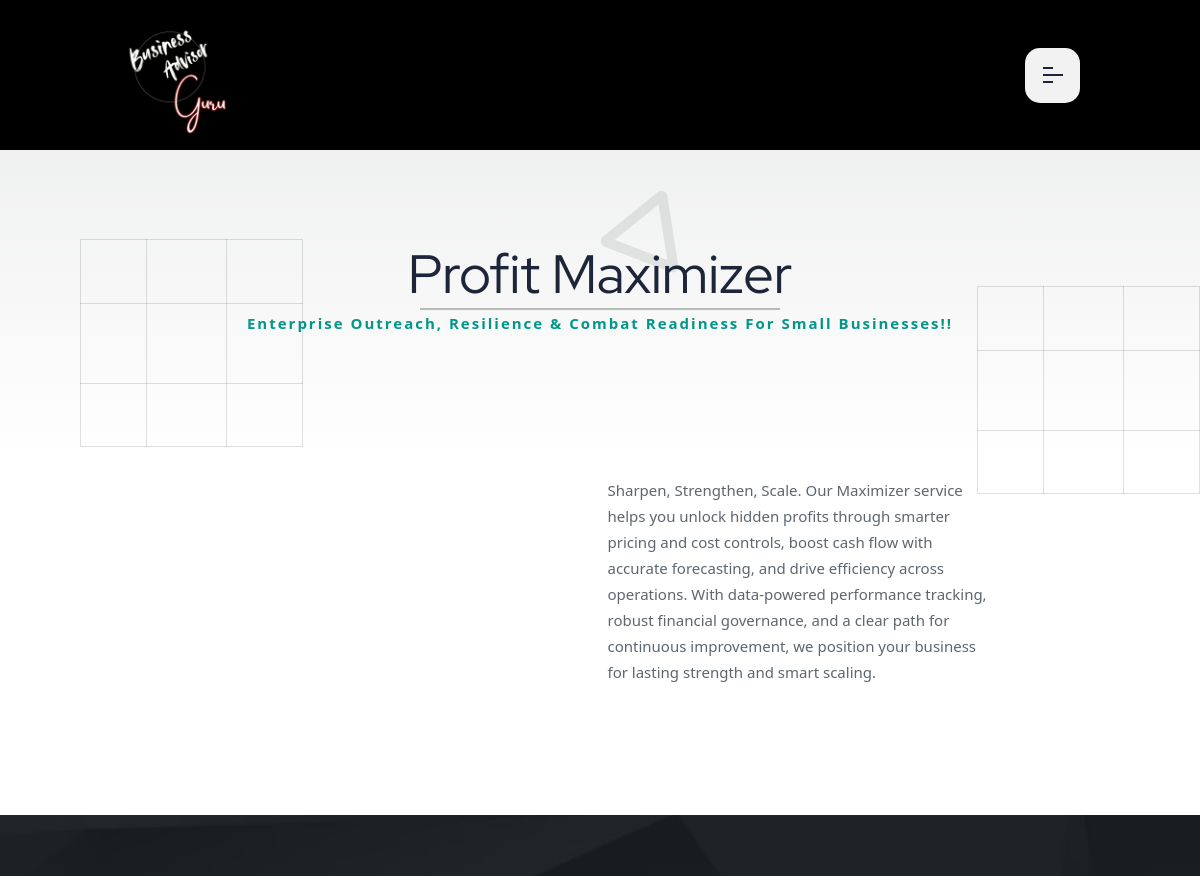
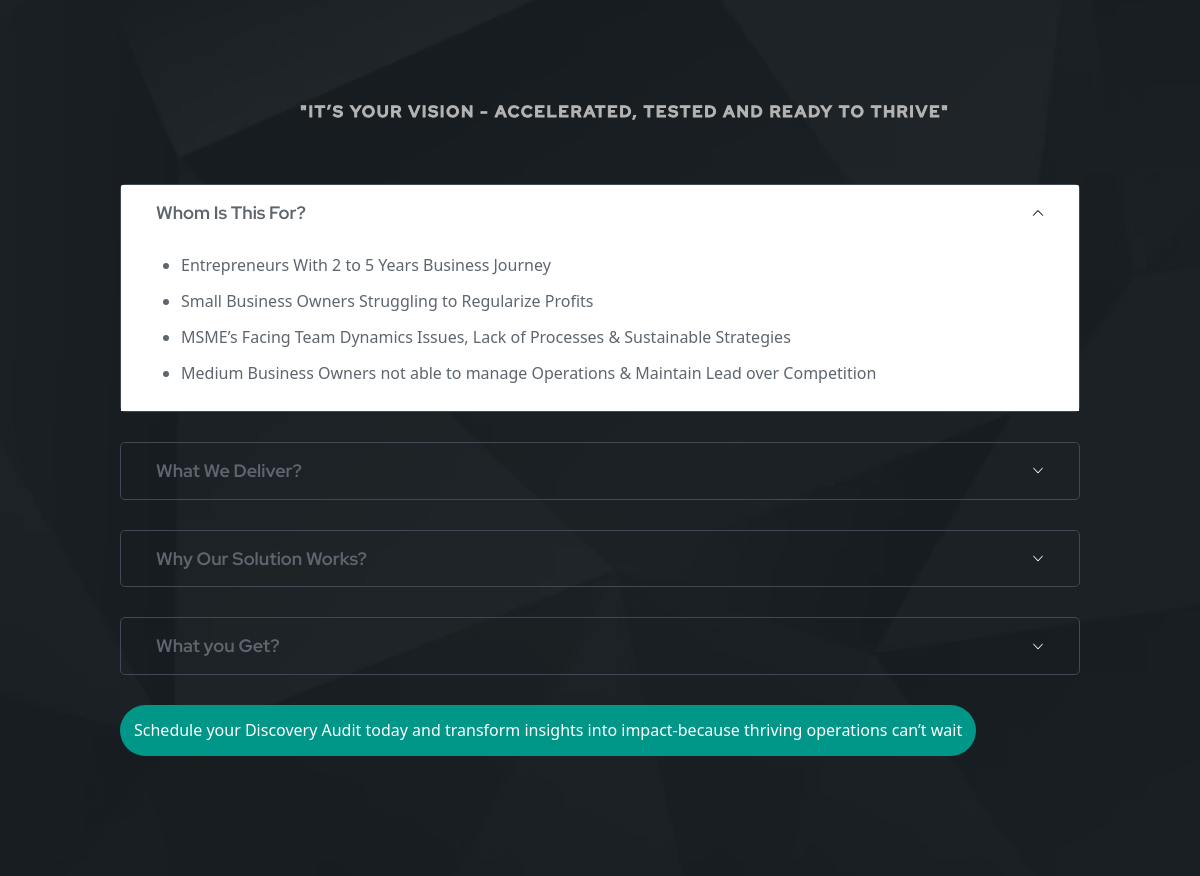
The page /auditor.php?data=68566241846fc on the database its author committed (2 pictures, top to bottom).
### tables this page shows
CREATE TABLE `category` (
  `id` int(11) NOT NULL,
  `category` varchar(100) NOT NULL,
  `sub_category` varchar(100) NOT NULL,
  `uniqid` varchar(100) NOT NULL,
  `created_at` datetime NOT NULL
);

CREATE TABLE `products` (
  `id` int(11) NOT NULL,
  `img` varchar(1024) NOT NULL,
  `dec` longtext NOT NULL,
  `price` longtext NOT NULL,
  `category` varchar(255) NOT NULL,
  `created_at` datetime NOT NULL
);

CREATE TABLE `our` (
  `id` int(11) NOT NULL,
  `whom` varchar(1024) NOT NULL,
  `deliver` varchar(1024) NOT NULL,
  `solution` varchar(1024) NOT NULL,
  `get` varchar(1024) NOT NULL,
  `category` varchar(255) NOT NULL,
  `created_at` datetime NOT NULL
);

### libs/Operations.class.php (called while the page is built, shortened)
<?php
class Operations
{
    public static function getProductWhere()
    {
        $cate = $_GET['data'];
        $conn = Database::getConnect();
        $sql = "SELECT * FROM `products` WHERE `category` = '$cate'";
        $result = $conn->query($sql);
        return $result ? $result->fetch_assoc() : null;
    }
    public static function getOur()
    {
        $getID = $_GET['data'];
        $conn = Database::getConnect();
        $sql = "SELECT * FROM `our` WHERE `category` = '$getID'";
        $result = $conn->query($sql);
        return $result ? $result->fetch_assoc() : null;
    }
}
?>

### auditor.php (the view, shortened to what this page needs)
<?php
    $conn = Database::getConnect();
    $pro = Operations::getProductWhere();
    $our = Operations::getOur();
    $cate = $pro['category'];
    $qry = $conn->query("SELECT * FROM `category` where `uniqid` = '$cate' ")->fetch_array();
?>
<!DOCTYPE html>
<html lang="en">
    <head>
        <?php include "temp/head.php" ?>
    </head>
    <body>
        <?php include "temp/header.php" ?>
        <div class="page-wrapper radious-none-button">
            <div class="rts-breadcrumb-area bg-white">
                <div class="container">
                    <div class="row">
                        <div class="col-lg-12" style="margin-top: 10rem;">
                            <div class="title-area-left center">
                                <span class="bg-title"><?= $qry['category'] ?></span>
                                <h1 class="title rts-text-anime-style-1">
                                    <?= $qry['category'] ?>
                                </h1>
                                <hr style="border: 1px solid #000; width: 36rem; place-self: center;">
                                <p class="disc" style="color: #009688;">
                                    <b style="letter-spacing: 2px;"><?= $qry['sub_category'] ?></b>
                                </p>
                            </div>
                        </div>
                    </div>
                </div>
                <div class="shape-area">
                    <img src="assets/images/about/shape/01.png" alt="shape" class="one" />
                    <img src="assets/images/about/shape/02.png" alt="shape" class="two" />
                    <img src="assets/images/about/shape/03.png" alt="shape" class="three" />
                </div>
            </div>
            <div class="rts-about-five-area rts-section-gapBottom bg-white pb-100">
                <div class="container-full">
                    <div class="row align-items-center">
                        <div class="col-lg-6 mt_md--30 mt_sm--30">
                            <div class="about-content-inner-five">
                                <div class="inner-about-home-7">
                                    <p class="mb-3"><?= $pro['dec'] ?></p>
                                </div>
                            </div>
                        </div>
                    </div>
                </div>
            </div>
            <div class="rts-faq-area rts-section-gap faq-bg-one bg_image">
                <div class="container">
                    <div class="row align-items-center">
                        <div class="col">
                            <div class="faq-main-wrapper-content-inner-four">
                                <div class="title-style-four left">
                                    <h2 class="title" style="justify-self: center; color: #b5b5b5; letter-spacing: 2px; font-size: 16px;">"It’s your vision - accelerated, tested and ready to thrive"</h2>
                                </div>
                                <div class="accordion mt--40" id="accordionExample">
                                    <div class="accordion-item">
                                        <h2 class="accordion-header">
                                            <button class="accordion-button" type="button" data-bs-toggle="collapse" data-bs-target="#collapseZero" aria-expanded="true" aria-controls="collapseZero">
                                                Whom Is This For?
                                            </button>
                                        </h2>
                                        <div id="collapseZero" class="accordion-collapse collapse show" data-bs-parent="#accordionExample">
                                            <div class="accordion-body" style="padding-left: 60px;">
                                                <?= $our['whom'] ?>
                                            </div>
                                        </div>
                                    </div>
                                    <div class="accordion-item">
                                        <h2 class="accordion-header">
                                            <button class="accordion-button collapsed" type="button" data-bs-toggle="collapse" data-bs-target="#collapseOne" aria-expanded="false" aria-controls="collapseOne">
                                                What We Deliver?
                                            </button>
                                        </h2>
                                    </div>
                                    <div class="accordion-item">
                                        <h2 class="accordion-header">
                                            <button class="accordion-button collapsed" type="button" data-bs-toggle="collapse" data-bs-target="#collapseTwo" aria-expanded="false" aria-controls="collapseTwo">
                                                Why Our Solution Works?
                                            </button>
                                        </h2>
                                    </div>
                                    <div class="accordion-item">
                                        <h2 class="accordion-header">
                                            <button class="accordion-button collapsed" type="button" data-bs-toggle="collapse" data-bs-target="#collapseThree" aria-expanded="false" aria-controls="collapseThree">
                                                What you Get?
                                            </button>
                                        </h2>
                                    </div>
                                    <button type="button" data-bs-toggle="modal" data-bs-target="#businessaud" class="btn-primary btn-white" style="border-radius: 4rem; padding: 14px; width: auto; background: #009688; color: #FFF !important; border: none;">
                                        Schedule your Discovery Audit today and transform insights into impact-because thriving operations can’t wait
                                    </button>
                                </div>
                            </div>
                        </div>
                    </div>
                </div>
            </div>
        </div>
    </body>
</html>

### assets/css/app.css (style rules this page uses)
html { -moz-tab-size: 4; -o-tab-size: 4; tab-size: 4; line-height: 1.15; -webkit-text-size-adjust: 100%; }
body { margin: 0; font-family: system-ui, -apple-system, Segoe UI, Roboto, Helvetica, Arial, sans-serif, Apple Color Emoji, Segoe UI Emoji; }
hr { height: 0; color: inherit; }
b, strong { font-weight: bolder; }
button, input, optgroup, select, textarea { font-family: inherit; font-size: 100%; line-height: 1.15; margin: 0; }
button, select { text-transform: none; }
[type="button"], [type="reset"], [type="submit"], button { -webkit-appearance: button; }
blockquote, dd, dl, figure, h1, h2, h3, h4, h5, h6, hr, p, pre { margin: 0; }
button { background-color: transparent; background-image: none; }
fieldset, ol, ul { margin: 0; padding: 0; }
ol, ul { list-style: none; }
html { font-family: Montserrat, ui-sans-serif, system-ui, -apple-system, BlinkMacSystemFont, Segoe UI, Helvetica Neue, Arial, Noto Sans, sans-serif, Apple Color Emoji, Segoe UI Emoji, Segoe UI Symbol, Noto Color Emoji; line-height: 1.4; }
body { font-family: inherit; line-height: inherit; }
hr { border-top-width: 1px; }
img { border-style: solid; }
[role="button"], button { cursor: pointer; }
h1, h2, h3, h4, h5, h6 { font-size: inherit; font-weight: inherit; }
button, input, optgroup, select, textarea { padding: 0; line-height: inherit; color: inherit; font-family: inherit; }
audio, canvas, embed, iframe, img, object, svg, video { display: block; vertical-align: middle; }
img, video { max-width: 100%; height: auto; place-self: center; }
body { position: relative; background: #101010; color: #fff; }
.container { margin: 0 auto; width: 100%; padding: 0 16px; }
@media screen and (min-width: 768px) { .container { max-width: 680px; padding: 0; } }
@media screen and (min-width: 992px) { .container { max-width: 960px; } }

### auditor.php (style rules this page uses)
ul { list-style: disc; }

### temp/header.php (style rules this page uses)
.btn-primary { background-color: #009688; border-color: #009688; }

### rows shown on the page
category: category "Profit Maximizer", sub_category "Enterprise Outreach, Resilience & Combat Readiness For Small Businesses!!"
products: dec "Sharpen, Strengthen, Scale. Our Maximizer service helps you unlock hidden profits through smarter pricing and cost controls, boost cash flow with accurate forecasting, and drive efficiency across operations. With data-powered performance tracking, robust financial governance, and a clear path for continuous improvement, we position your business for lasting strength and smart scaling."
our: whom "Entrepreneurs With 2 to 5 Years Business Journey Small Business Owners Struggling to Regularize Profits MSME’s Facing Team Dynamics Issues, Lack of Processes & Sustainable Strategies Medium Business Owners not able to manage Operations & Maintain Lead over Competition"
